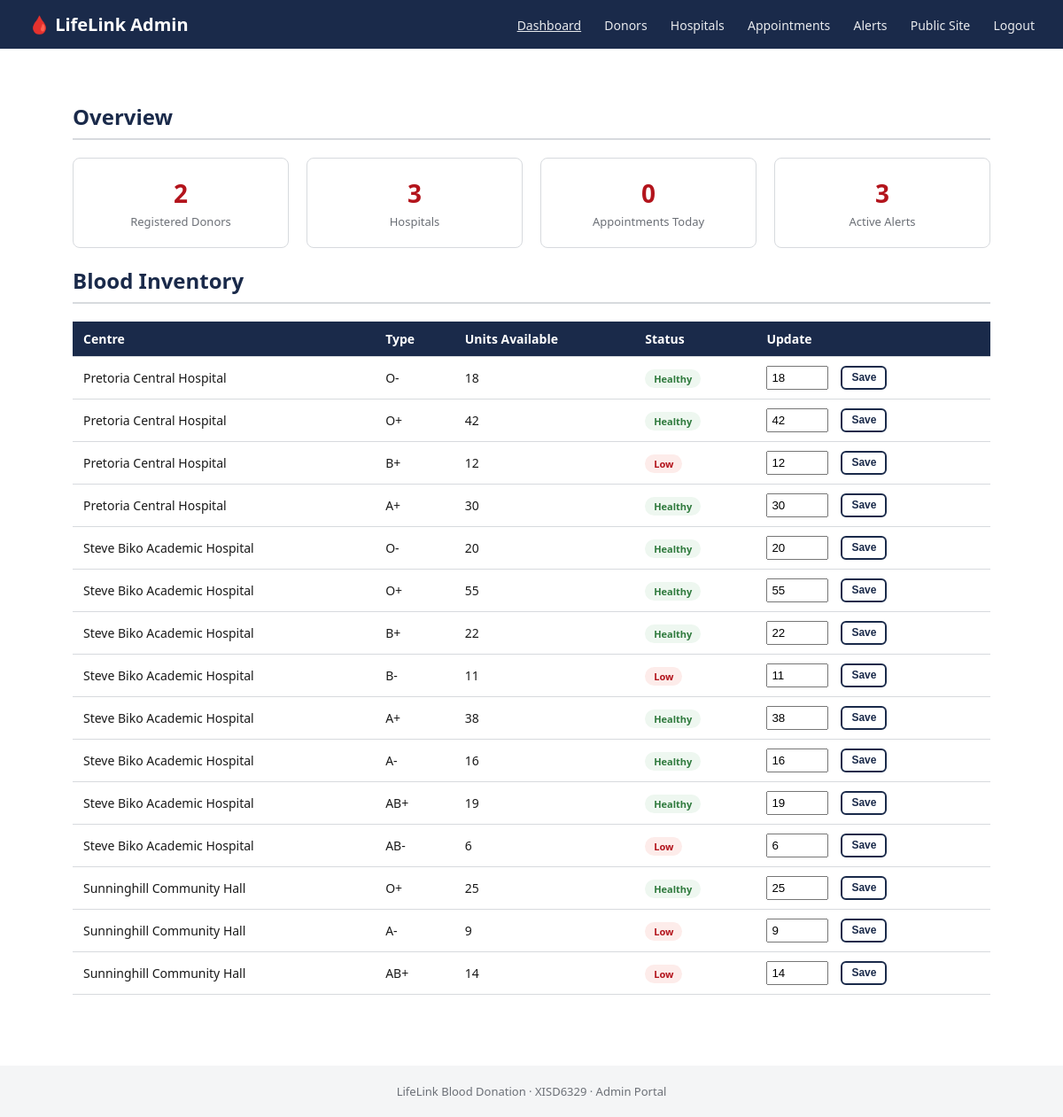
Page /admin/dashboard.php (signed in) on the committed database.
### tables this page shows
CREATE TABLE blood_inventory (
  inventory_id INT AUTO_INCREMENT PRIMARY KEY,
  hospital_id INT NOT NULL,
  blood_type_id INT NOT NULL,
  units_available INT NOT NULL DEFAULT 0,
  units_reserved INT NOT NULL DEFAULT 0,
  min_threshold INT NOT NULL DEFAULT 10,
  UNIQUE KEY uniq_hospital_type (hospital_id, blood_type_id),
  FOREIGN KEY (hospital_id) REFERENCES hospitals(hospital_id) ON DELETE CASCADE,
  FOREIGN KEY (blood_type_id) REFERENCES blood_types(blood_type_id)
);

CREATE TABLE hospitals (
  hospital_id INT AUTO_INCREMENT PRIMARY KEY,
  hospital_name VARCHAR(150) NOT NULL,
  address VARCHAR(255) NOT NULL,
  latitude DECIMAL(10,6),
  longitude DECIMAL(10,6),
  contact_email VARCHAR(150),
  contact_phone VARCHAR(30),
  operating_hours VARCHAR(100),
  is_approved TINYINT(1) NOT NULL DEFAULT 1
);

CREATE TABLE blood_types (
  blood_type_id INT AUTO_INCREMENT PRIMARY KEY,
  code VARCHAR(5) NOT NULL UNIQUE
);

### admin/dashboard.php (the view, shortened to what this page needs)
<?php
$pdo = db();
$donorCount = (int)$pdo->query("SELECT COUNT(*) FROM donors WHERE is_active = 1")->fetchColumn();
$hospitalCount = (int)$pdo->query("SELECT COUNT(*) FROM hospitals WHERE is_approved = 1")->fetchColumn();
$apptToday = (int)$pdo->query("SELECT COUNT(*) FROM appointments WHERE scheduled_date = CURDATE()")->fetchColumn();
$activeAlerts = (int)$pdo->query("SELECT COUNT(*) FROM alerts WHERE status = 'Active'")->fetchColumn();
$inventory = $pdo->query(
    "SELECT bi.inventory_id, h.hospital_name, bt.code, bi.units_available, bi.min_threshold
     FROM blood_inventory bi
     JOIN hospitals h ON h.hospital_id = bi.hospital_id
     JOIN blood_types bt ON bt.blood_type_id = bi.blood_type_id
     ORDER BY h.hospital_name, bt.blood_type_id"
)->fetchAll();
$active = 'dashboard';
include __DIR__ . '/../includes/admin_header.php';
?>
  <div class="section">
    <h2>Overview</h2>
    <div class="stats">
      <div class="stat-card"><div class="num"><?= $donorCount ?></div><div class="label">Registered Donors</div></div>
      <div class="stat-card"><div class="num"><?= $hospitalCount ?></div><div class="label">Hospitals</div></div>
      <div class="stat-card"><div class="num"><?= $apptToday ?></div><div class="label">Appointments Today</div></div>
      <div class="stat-card"><div class="num"><?= $activeAlerts ?></div><div class="label">Active Alerts</div></div>
    </div>
    <h2>Blood Inventory</h2>
    <table>
      <tr><th>Centre</th><th>Type</th><th>Units Available</th><th>Status</th><th>Update</th></tr>
      <?php foreach ($inventory as $inv): $low = $inv['units_available'] <= $inv['min_threshold']; ?>
        <tr>
          <td><?= htmlspecialchars($inv['hospital_name']) ?></td>
          <td><?= htmlspecialchars($inv['code']) ?></td>
          <td><?= (int)$inv['units_available'] ?></td>
          <td><span class="badge <?= $low ? '' : 'badge-confirmed' ?>" style="<?= $low ? 'background:#fdecea;color:#b3141c;' : '' ?>"><?= $low ? 'Low' : 'Healthy' ?></span></td>
          <td>
            <form action="dashboard.php" method="post" style="display:flex; gap:6px;">
              <input type="number" name="units_available" value="<?= (int)$inv['units_available'] ?>" min="0" style="width:70px; padding:4px;">
              <button type="submit" class="btn btn-outline" style="padding:4px 10px; font-size:12px;">Save</button>
            </form>
          </td>
        </tr>
      <?php endforeach; ?>
    </table>
  </div>
<?php include __DIR__ . '/../includes/admin_footer.php'; ?>

### includes/admin_header.php (shortened to what this page needs)
<?php
$active = $active ?? '';
function anav($name, $active) { return $name === $active ? 'style="text-decoration:underline;"' : ''; }
?>
<!DOCTYPE html>
<html lang="en">
<head>
  <link rel="stylesheet" href="../assets/css/style.css">
</head>
<body>
  <header class="navbar">
    <div class="brand">🩸 LifeLink Admin</div>
    <nav>
      <a href="dashboard.php" <?= anav('dashboard', $active) ?>>Dashboard</a>
      <a href="donors.php" <?= anav('donors', $active) ?>>Donors</a>
      <a href="hospitals.php" <?= anav('hospitals', $active) ?>>Hospitals</a>
      <a href="appointments.php" <?= anav('appointments', $active) ?>>Appointments</a>
      <a href="alerts.php" <?= anav('alerts', $active) ?>>Alerts</a>
      <a href="../index.php">Public Site</a>
      <a href="logout.php">Logout</a>
    </nav>
  </header>

### includes/admin_footer.php (shortened to what this page needs)
  <footer>LifeLink Blood Donation &middot; XISD6329 &middot; Admin Portal</footer>
</body>
</html>

### assets/css/style.css (style rules this page uses)
:root { --navy: #1a2a4a; --red: #b3141c; --light: #f4f5f6; --grey: #6b6f76; --border: #d7dade; }
* { box-sizing: border-box; }
body { margin: 0; font-family: "Segoe UI", Arial, sans-serif; color: #1a1a1a; background: #ffffff; }
.navbar { background: var(--navy); color: #fff; display: flex; align-items: center; justify-content: space-between; padding: 14px 32px; }
.navbar .brand { font-weight: 700; font-size: 20px; }
.navbar nav a { color: #fff; text-decoration: none; margin-left: 22px; font-size: 14px; opacity: 0.9; }
.btn { display: inline-block; padding: 12px 26px; border-radius: 6px; font-weight: 600; text-decoration: none; margin: 0 8px; cursor: pointer; border: none; font-size: 14px; }
.btn-outline { background: #fff; color: var(--navy); border: 2px solid var(--navy); }
.section { padding: 40px 32px; max-width: 1100px; margin: 0 auto; }
.section h2 { color: var(--navy); border-bottom: 2px solid var(--border); padding-bottom: 8px; }
.stats { display: flex; gap: 20px; flex-wrap: wrap; }
.stat-card { flex: 1; min-width: 160px; border: 1px solid var(--border); border-radius: 8px; padding: 20px; text-align: center; }
.stat-card .num { font-size: 28px; font-weight: 700; color: var(--red); }
.stat-card .label { color: var(--grey); font-size: 13px; margin-top: 4px; }
footer { background: var(--light); color: var(--grey); text-align: center; padding: 20px; font-size: 13px; margin-top: 40px; }
.badge { padding: 3px 10px; border-radius: 12px; font-size: 11px; font-weight: 600; }
.badge-confirmed { background: #eef7f0; color: #2f7a3d; }
table { width: 100%; border-collapse: collapse; margin-top: 10px; }
th, td { text-align: left; padding: 10px 12px; border-bottom: 1px solid var(--border); font-size: 14px; }
th { background: var(--navy); color: #fff; }

### rows in the picture
blood_inventory: hospital.hospital_name "Pretoria Central Hospital", blood_type.code "O-", units_available "18", min_threshold "Healthy"
blood_inventory: hospital.hospital_name "Pretoria Central Hospital", blood_type.code "O+", units_available "42", min_threshold "Healthy"
blood_inventory: hospital.hospital_name "Pretoria Central Hospital", blood_type.code "B+", units_available "12", min_threshold "Low"
blood_inventory: hospital.hospital_name "Pretoria Central Hospital", blood_type.code "A+", units_available "30", min_threshold "Healthy"
blood_inventory: hospital.hospital_name "Steve Biko Academic Hospital", blood_type.code "O-", units_available "20", min_threshold "Healthy"
blood_inventory: hospital.hospital_name "Steve Biko Academic Hospital", blood_type.code "O+", units_available "55", min_threshold "Healthy"
blood_inventory: hospital.hospital_name "Steve Biko Academic Hospital", blood_type.code "B+", units_available "22", min_threshold "Healthy"
blood_inventory: hospital.hospital_name "Steve Biko Academic Hospital", blood_type.code "B-", units_available "11", min_threshold "Low"
blood_inventory: hospital.hospital_name "Steve Biko Academic Hospital", blood_type.code "A+", units_available "38", min_threshold "Healthy"
blood_inventory: hospital.hospital_name "Steve Biko Academic Hospital", blood_type.code "A-", units_available "16", min_threshold "Healthy"
blood_inventory: hospital.hospital_name "Steve Biko Academic Hospital", blood_type.code "AB+", units_available "19", min_threshold "Healthy"
blood_inventory: hospital.hospital_name "Steve Biko Academic Hospital", blood_type.code "AB-", units_available "6", min_threshold "Low"
blood_inventory: hospital.hospital_name "Sunninghill Community Hall", blood_type.code "O+", units_available "25", min_threshold "Healthy"
blood_inventory: hospital.hospital_name "Sunninghill Community Hall", blood_type.code "A-", units_available "9", min_threshold "Low"
blood_inventory: hospital.hospital_name "Sunninghill Community Hall", blood_type.code "AB+", units_available "14", min_threshold "Low"

### other values in the picture
$donorCount "2"
$hospitalCount "3"
$apptToday "0"
$activeAlerts "3"
